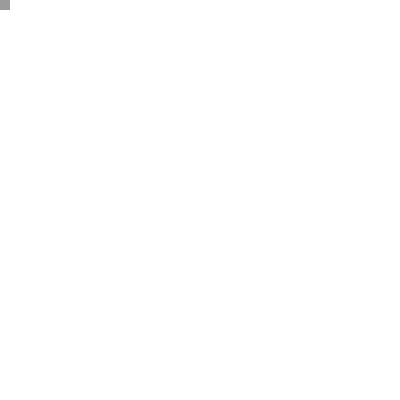
Frame 1 (no input)
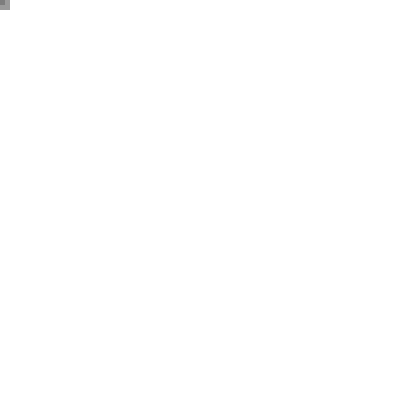
Frame 60 (the mouse pressed at the canvas centre just before this capture)
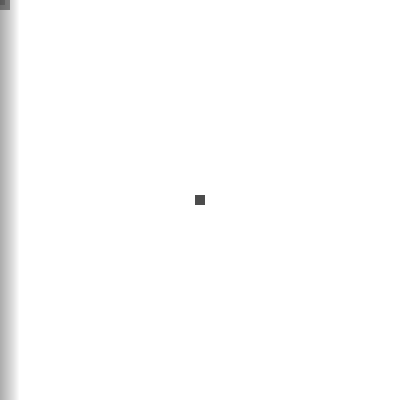
Frame 120 (the mouse held since frame 60 and released just before this capture)

The Processing sketch that drew these frames (run headless with seeded random() and noise(); from frame 60 on, the mouse is pressed at the canvas centre):

// Processing sketch: processing_40561
// ── processing_40561.pde

void setup(){
  size(400, 400);
  smooth();
  background(255);
  noStroke();
  noCursor();
}

int x = 0;

void draw(){
  fill(0, 5);
  rectMode(CORNER);
  rect(x-width, 0, width, height);
  x += 1;
  rectMode(CENTER);
  rect(mouseX, mouseY, 10, 10);
  if(mouseX <= x){
    x = x - 50;
    background(255);
    fill(0, 100);
    rect(mouseX, mouseY, 20, 20);
  }
}               
